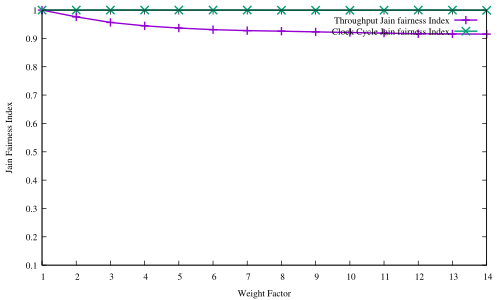

Reproduce this figure in gnuplot.
#! xgp flow_pps.dat
# Created the Fri Dec  8 02:30:12 CET 2017 with:
#   ____________________________
#  /                            \
# /        xgp        __________/
# \__________________/.:nonsns:.
#
 
#-------------------------------------
# SHAPES:
# (c)ircle  (t)riangle (i)nv.tri.
#           (d)iamond  (s)quare
# FILLING:
# (f)illed  (o)paque  (e)mpty (default)
#-------------------------------------
   s=4  ; es=s  ; fs=s+1 ; os=s+66
   c=6  ; ec=c  ; fc=c+1 ; oc=os+1
   t=8  ; et=t  ; ft=t+1 ; ot=oc+1
   i=10 ; ei=i  ; fi=i+1 ; oi=ot+1
   d=12 ; ed=d  ; fd=d+1 ; od=oi+1
   p=14 ; ep=p  ; fp=p+1 ; op=od+1
#-------------------------------------
#  e.g.:  
#  empty circles vs filled squares
#  plot "file" u 1:3 w p pt ec, 
#           "" u 1:4 w lp pt fs
#-------------------------------------

#Happy gnuplotting


set out "jain_throughput_fairdrop.pdf"
set term pdf font "Times,10"
#set pointsize 1.25

set key top righ
#set ylabel "Per flow rate [pps]"
set xlabel "Weight Factor"
set xtics 1
set yrange [0.1:1]
set ylabel "Jain Fairness Index"

plot \
'FAIRDROP_jainfairness.dat' every 2:2 u ($0+1):5 title "Throughput Jain fairness Index" lw 2 w lp,\
'FAIRDROP_jainfairness.dat' every 2:2:1 u ($0+1):6 title "Clock Cycle Jain fairness Index" lw 2 w lp
#'jain_fairness_class_fairdrop.dat' u ($0+1):6 lw 2 w lp
#'flow_pps.dat'  u ($0+1-0.25):(f($1)/1000000)           t 'Per Flow Throughput'  axes x1y1 with boxes
